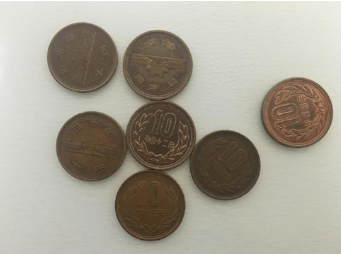
#> input picture OpenCV/Week 3/Coin.png, 341 x 254 px, found by its file name
$ jupyter execute --allow-errors assignment3.ipynb
#> lines starting #> are read from the running program, lines starting #| are printed output that depends on the picture; after the words box and inside, x2 and y2 are one past the last pixel; in counts of white or black regions, pixels touching at a corner belong together
# Assignment 3

### Algorithm Basic Thresholding

- For each pixel (i, j) in the input image f:
    - compare the grayscale value f(i, j), with a threshold T.
    - Assign the value 255 to g(i, j) if f(i, j) >= T
    - Otehrwise, assign the value 0

[cell 1]
import cv2
import numpy as np

[cell 2]
img = cv2.imread("coin.png", cv2.IMREAD_GRAYSCALE)
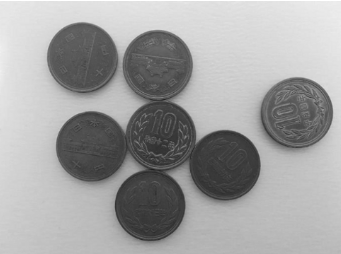
#> img: shape (254, 341); min 30, max 255, mean 161.1
cv2.imshow("input image", img)
cv2.waitKey()

[cell 3]
th,maxVal = 120, 255 # Choose the threshold and the maxVal [ Experiment with different values]

[cell 4]
#function

[cell 5]
retval, segmentedImg = cv2.threshold(img, th,maxVal,cv2.THRESH_BINARY)
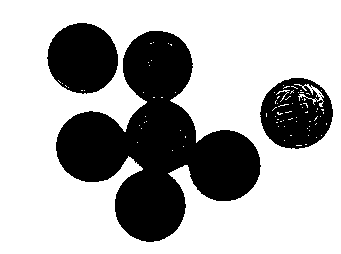
#> segmentedImg: shape (254, 341); 68.3% white; 4 black regions (1 under 20 px), largest, box (x1, y1, x2, y2) and area: (56, 31, 261, 242) 19875, (47, 23, 118, 94) 3890, (260, 78, 333, 149) 3662
#> retval = 120
cv2.imshow("ASSIGNMENT 3", segmentedImg)
cv2.waitKey()

[cell 6]
retval, segmentedImg = cv2.threshold(img, th,maxVal, cv2.THRESH_BINARY_INV)
cv2.imshow("THRESH_BINARY_INV", segmentedImg)
cv2.waitKey()

[cell 7]
retval, segmentedImg = cv2.threshold(img, th,maxVal, cv2.THRESH_TRUNC)
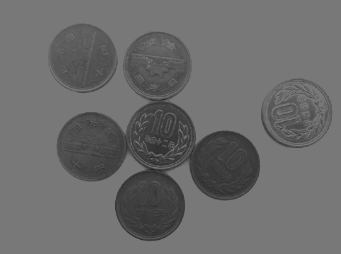
#> segmentedImg: shape (254, 341); min 30, max 120, mean 106.9
cv2.imshow("THRESH_TRUNC", segmentedImg)
#> (the rest of this cell did not finish here and is left out)

[cell 8]
retval, segmentedImg = cv2.threshold(img, th,maxVal, cv2.THRESH_TOZERO)
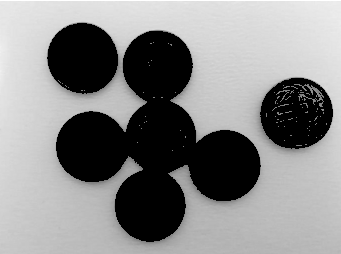
#> segmentedImg: shape (254, 341); min 0, max 255, mean 136.1
cv2.imshow("THRESH_TOZERO", segmentedImg)

[cell 9]
retval, segmentedImg = cv2.threshold(img, th,maxVal, cv2.THRESH_TOZERO_INV)
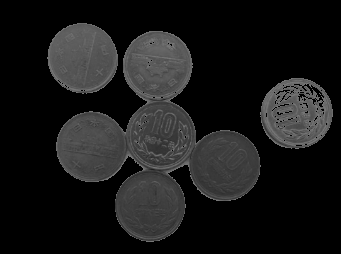
#> segmentedImg: shape (254, 341); min 0, max 120, mean 24.9
cv2.imshow("THRESH_TOZERO_INV", segmentedImg)
cv2.waitKey()
cv2.destroyAllWindows()
